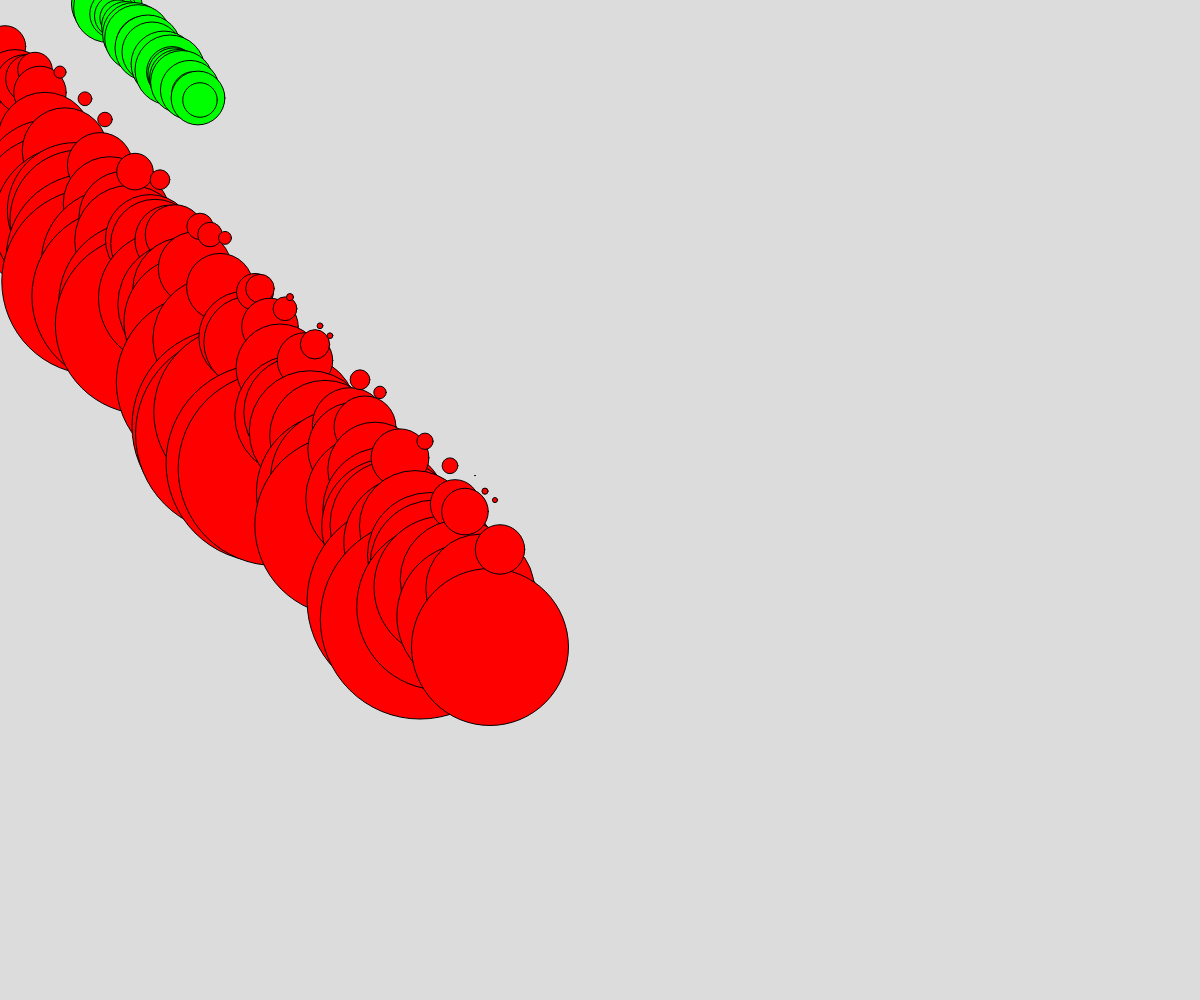
Frame 1 (no input)
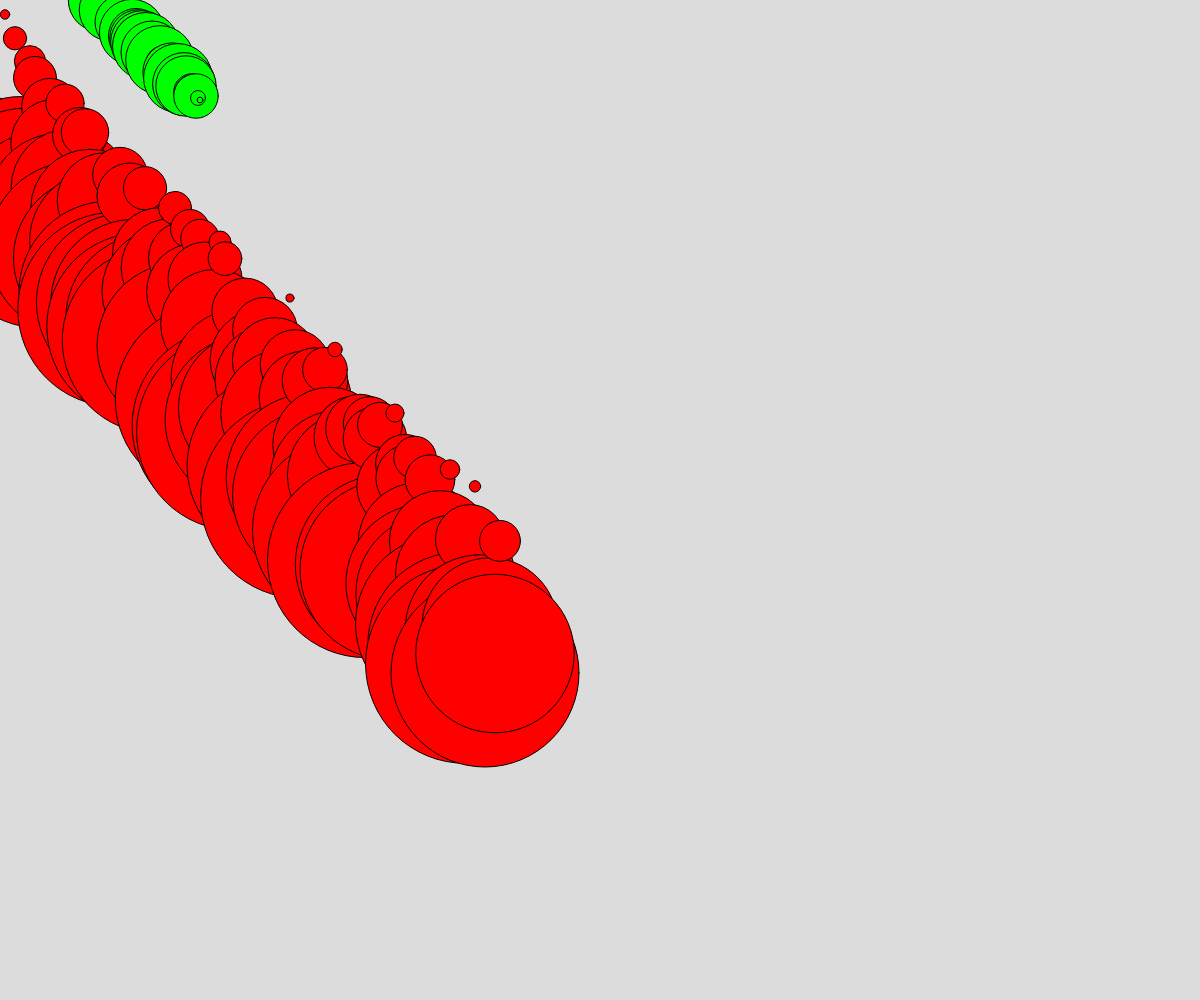
Frame 60 (no input)
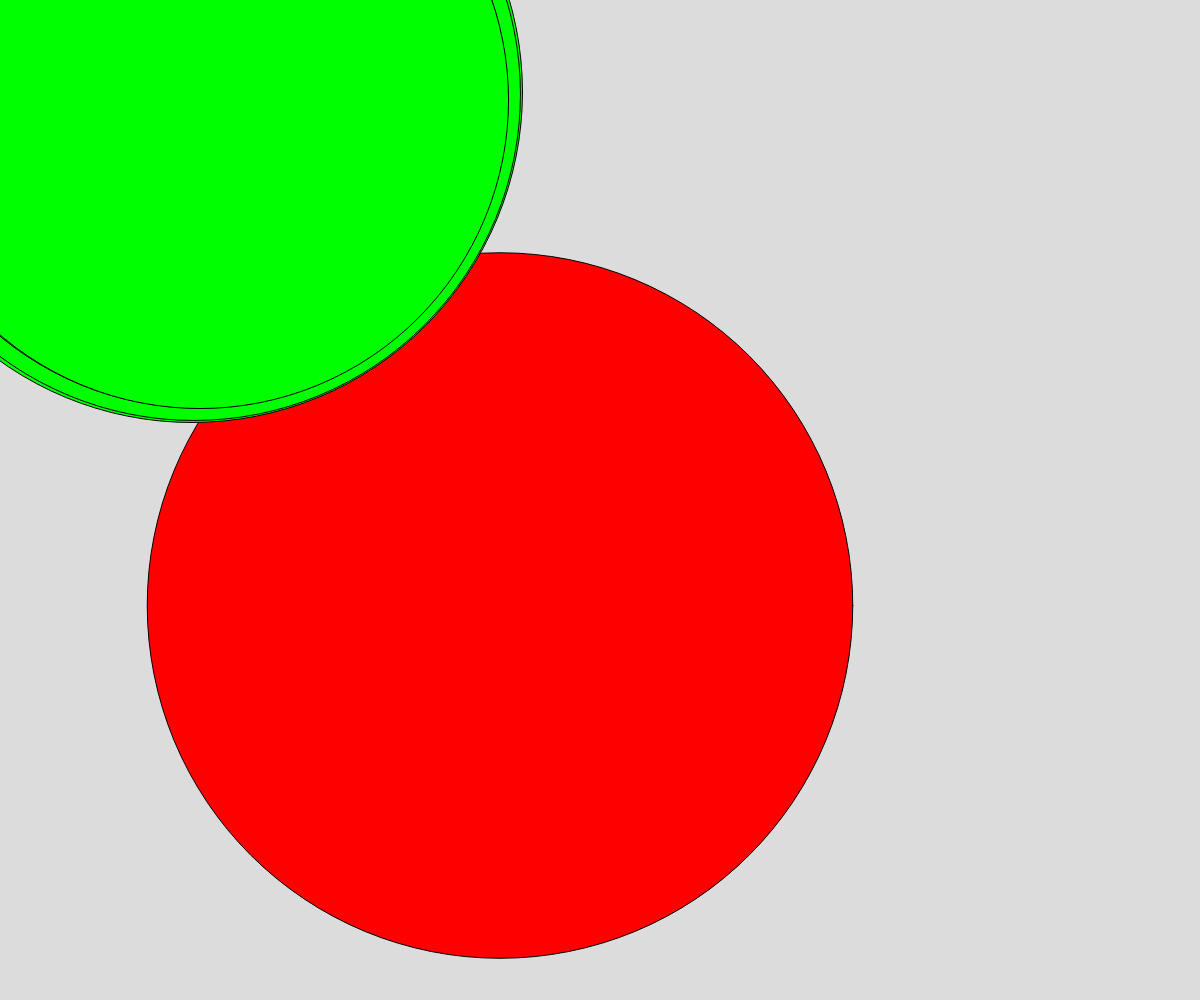
Frame 120 (the mouse pressed at the canvas centre since frame 60)

The p5.js sketch that drew these frames (run headless with seeded random() and noise() and a simulated clock; from frame 60 on, the mouse is pressed at the canvas centre):

// p5.js sketch
// ── sketch.js
let rgb =[255,0,0]
let select = 0;

function setup() {
  createCanvas(windowWidth, windowHeight);
}

function draw() {
  background(220);

  fill(rgb);
  let i = mouseY;
  while(i<=500){
    let r = random (200)
    circle(i, i+r, mouseX +r);
    i=i+5;
  }
  fill ([0, 255, 0]);
  for(i=0; i<=100; i=i+2){
    let r = random(70)
    circle(i+100,i, mouseX + r);
  }

}
function mouseClicked(){
  if(select==0){
    select = 1;
  } else{
    select = 0;
  }
}
